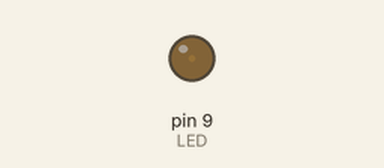
Simulated run of this sketch. Board: Arduino Uno, built with avr-gcc and run on an emulated ATmega328P. Parts: output pins drawn as LEDs (lit = HIGH).

Above: at 0.05 s.
At 1.05 s:
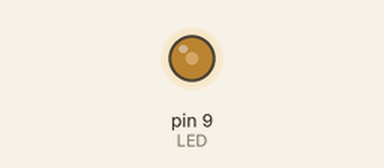
At 2.05 s:
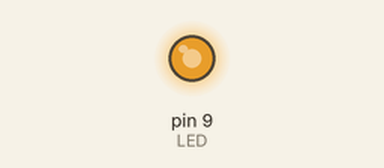
At 5.1 s:
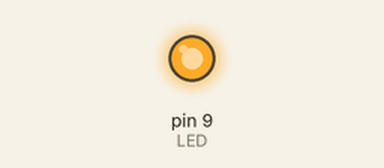
Timing chart, 0 to 6.7 s (numbered marks = the images above):
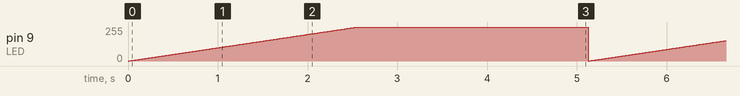

Measured:
- by itself, pin 9 (LED): ramps from 0/255 to 255/255 and jumps back, once every 5.1 s

The sketch:

2-3-led_fade.ino
```cpp
const int LED = 9;

void setup() {
  // put your setup code here, to run once:
  pinMode(LED, OUTPUT);
}

void loop() {
  // put your main code here, to run repeatedly:
  for (int i = 0; i < 256; i++) {
    analogWrite(LED, i);
    delay(10);
  }

  for (int i = 255; i >= 0; i--) {
    delay(10);
  }
}
```
